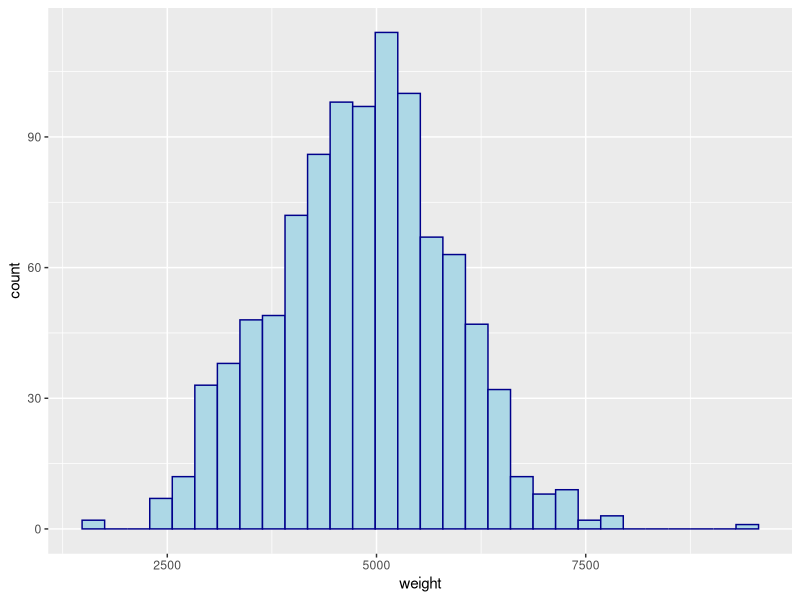
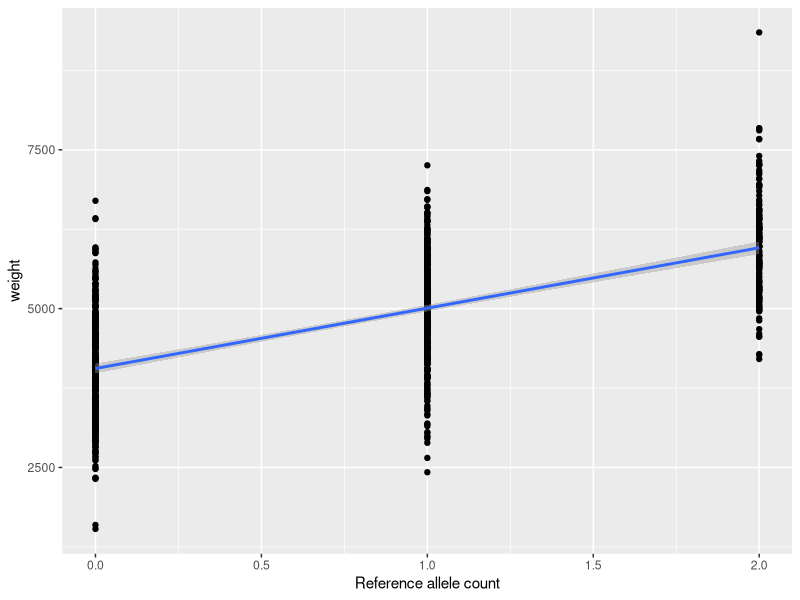
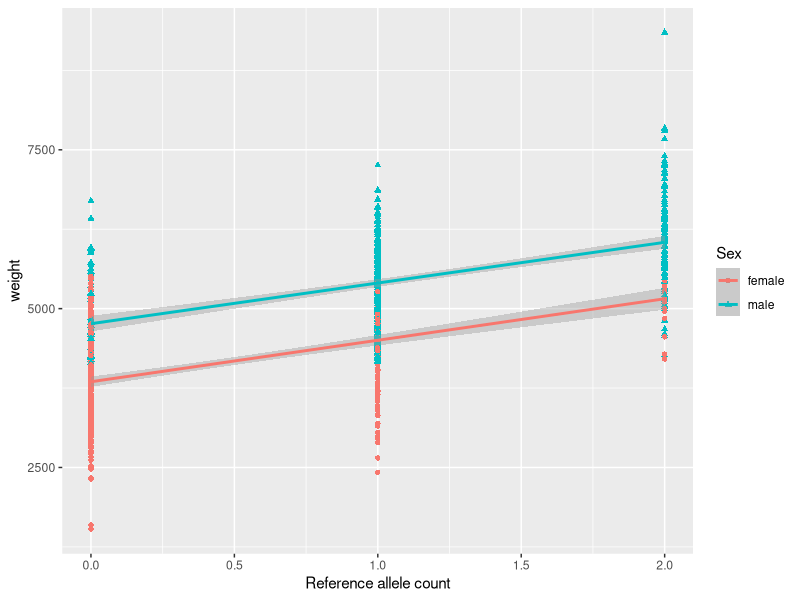
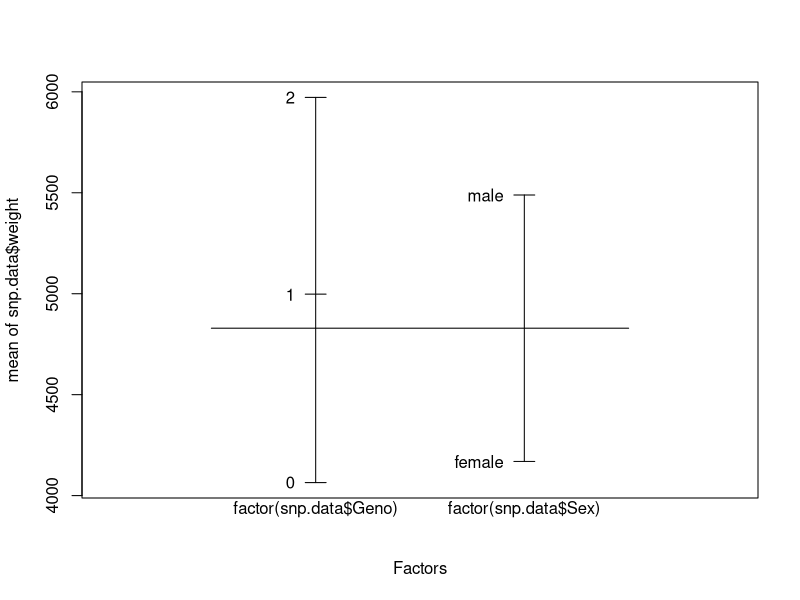
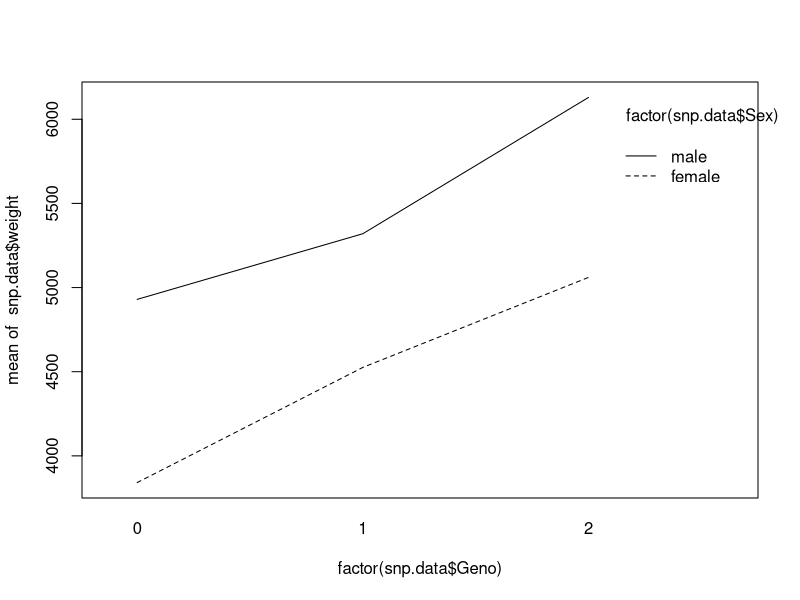

R code for these plots, in order:
## ---- chunk 1
knitr::opts_chunk$set(echo = TRUE)
library(readxl)
library(ggplot2)
library(dplyr)
library(multcomp)
## ---- chunk 2

snp.data <- read_excel("snp.data.xlsx")

snp.data$Sex <- as.factor(snp.data$Sex)
summary(snp.data)

## ---- chunk 3

table(snp.data$Sex, snp.data$Geno)

tapply(snp.data$weight, factor(snp.data$Geno), mean)

tapply(snp.data$weight, factor(snp.data$Sex), mean)
## ---- chunk 4

ggplot(snp.data, aes(x=weight))+
  geom_histogram(color="darkblue", fill="lightblue")

## ---- chunk 5

p <- ggplot(snp.data, aes(x = Geno, y = weight))
p + geom_point() + xlab("Reference allele count") + geom_smooth(method=lm)

## ---- chunk 6

lm.geno <- lm(weight ~ Geno, data = snp.data)
summary(lm.geno)

## ---- chunk 7

predict.lm(lm.geno, newdata=data.frame(Geno=c(0,1,2)), interval="confidence")

predict.lm(lm.geno, newdata=data.frame(Geno=c(0,1,2)), interval="prediction")

## ---- chunk 8

# anova suponiendo varianzas iguales
anova(lm.geno)

# anova suponiendo varianzas diferentes
oneway.test(weight ~ Geno, data = snp.data)

## ---- chunk 9

lm.geno2 <- lm(weight ~ -1 + factor(Geno), data = snp.data)

summary(lm.geno2)
summary(lm.geno)


## ---- chunk 10
# Elabora matriz de contrastes para el factor Geno
contrastes = contrMat(table(snp.data$Geno), type="Tukey")

# Realiza comparaciones multiples
mc2 = glht(lm.geno2, linfct =contrastes)
summary(mc2, test=adjusted("bonferroni"))
## ---- chunk 11

q <- ggplot(snp.data, aes(x = Geno, y = weight, shape=Sex, color=Sex))
q + geom_point() + xlab("Reference allele count") + geom_smooth(method=lm)
## ---- chunk 12
lm.geno.sex <- lm(weight ~ Geno + Sex, data = snp.data)
summary(lm.geno.sex)
## ---- chunk 13

plot.design(snp.data$weight ~ factor(snp.data$Geno) + factor(snp.data$Sex))
interaction.plot(factor(snp.data$Geno), factor(snp.data$Sex), snp.data$weight, mean)
## ---- chunk 14

lm.qtl <- lm(weight ~ factor(Geno) * factor(Sex), data = snp.data)
summary(lm.qtl)
